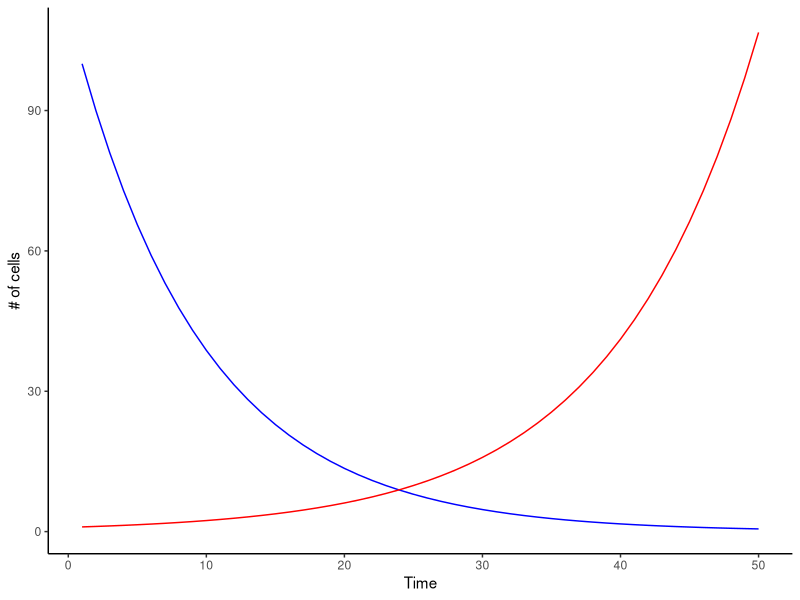

The R source for this figure:
# Exercise 11 - Dynamic Modeling

# set initial values and parameters
r=0.1
K=1000000
# set a time horizon
times<-1:50
# place to store output
output<-matrix(data=NA,nrow=length(times),ncol=3)
output[,1]=times

## initial population size
# for our population of non-resistant tumor cells
output[1,2]=100
# for our population of resistant tumors
output[1,3]=1

# equation w/ for loop
for(i in times[-1]){
  output[i,2]=output[(i-1),2]-r*output[(i-1),2]*(1-(output[(i-1),2]+output[(i-1),3])/K)
  output[i,3]=output[(i-1),3]+r*output[(i-1),3]*(1-(output[(i-1),2]+output[(i-1),3])/K)
}

# plotting results (first convert from matrix to dataframe)
outputnonmutant<-data.frame(time=output[,1],nonmutant=output[,2])
outputmutant<-data.frame(time=output[,1],mutant=output[,3])
# plot the results
## load package
library(ggplot2)
ggplot()+
  geom_line(data = outputnonmutant, aes(x=time, y=nonmutant), color='blue')+
  geom_line(data = outputmutant, aes(x=time, y=mutant), color='red')+
  xlab("Time")+
  ylab("# of cells")+
  theme_classic()


